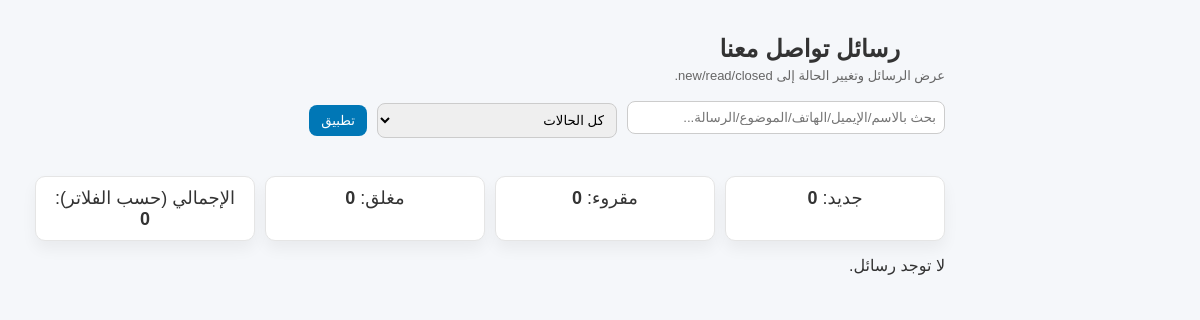
The app's page /shared/contact/messages_page.php (signed in), older data.
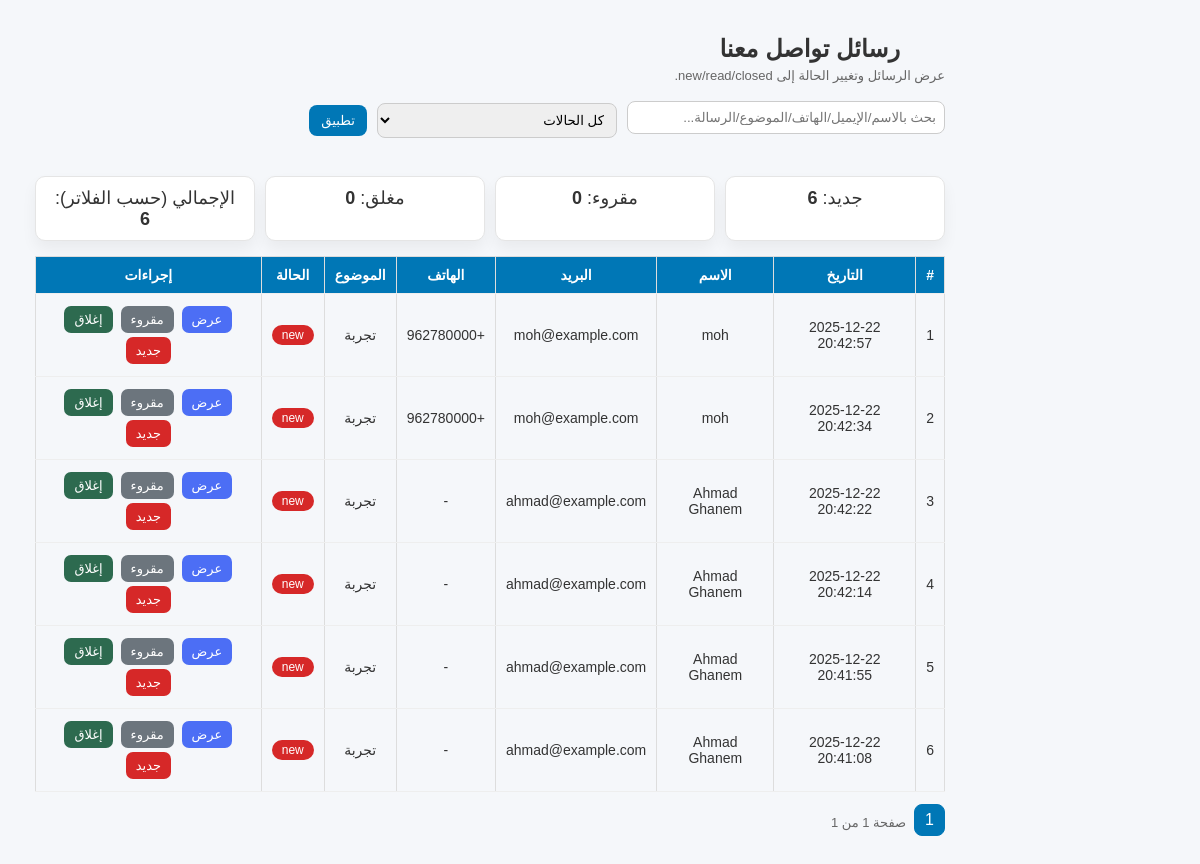
The same page, newer data.
### tables this page shows
CREATE TABLE `contact_messages` (
  `message_id` int(11) NOT NULL,
  `user_id` int(11) DEFAULT NULL,
  `name` varchar(150) NOT NULL,
  `email` varchar(150) NOT NULL,
  `phone` varchar(10) DEFAULT NULL,
  `subject` varchar(200) NOT NULL,
  `message` text NOT NULL,
  `status` enum('new','read','closed') NOT NULL DEFAULT 'new',
  `created_at` datetime NOT NULL DEFAULT current_timestamp()
);

### shared/contact/messages_page.php (the view, shortened to what this page needs)
<?php
require_once __DIR__ . "/../../config/db.php";
$page_title          = $page_title          ?? 'رسائل تواصل معنا';
function h($v) { return htmlspecialchars((string)$v, ENT_QUOTES, 'UTF-8'); }
$search = trim($_GET['search'] ?? '');
$statusFilter = $_GET['status'] ?? 'all';
$page = (int)($_GET['page'] ?? 1);
$perPage = 20;
$offset = ($page - 1) * $perPage;
$where = " WHERE 1=1 ";
$params = [];
$counts = ['new'=>0,'read'=>0,'closed'=>0];
$stmtC = $pdo->query("SELECT status, COUNT(*) AS c FROM contact_messages GROUP BY status");
foreach ($stmtC->fetchAll(PDO::FETCH_ASSOC) as $r) {
  if (isset($counts[$r['status']])) $counts[$r['status']] = (int)$r['c'];
}
$sqlTotal = "SELECT COUNT(*) FROM contact_messages " . $where;
$stmtT = $pdo->prepare($sqlTotal);
$stmtT->execute($params);
$total = (int)$stmtT->fetchColumn();
$totalPages = (int)ceil($total / $perPage);
if ($totalPages < 1) $totalPages = 1;
$sqlList = "
  SELECT message_id, user_id, name, email, phone, subject, status, created_at
  FROM contact_messages
  {$where}
  ORDER BY created_at DESC
  LIMIT :limit OFFSET :offset
";
$stmtL = $pdo->prepare($sqlList);
$stmtL->bindValue(':limit', $perPage, PDO::PARAM_INT);
$stmtL->bindValue(':offset', $offset, PDO::PARAM_INT);
$stmtL->execute();
$rows = $stmtL->fetchAll(PDO::FETCH_ASSOC);
$commonQS = [];
?>
<!DOCTYPE html>
<html lang="ar" dir="rtl">
<head>
  <link rel="stylesheet" href="/mutadarrib/assets/css/admin.css">
      <link rel="stylesheet" href="/mutadarrib/assets/css/lawyers.css">
</head>
<body>
<div class="admin-container">
  <div class="wrap">
    <div class="topbar">
      <div>
        <h2><?= h($page_title) ?></h2>
        <div class="muted">عرض الرسائل وتغيير الحالة إلى new/read/closed.</div>
      </div>
      <form method="GET" class="filters">
        <input type="text" name="search" placeholder="بحث بالاسم/الإيميل/الهاتف/الموضوع/الرسالة..." value="<?= h($search) ?>">
        <select name="status">
          <option value="all"   <?= $statusFilter==='all'?'selected':''; ?>>كل الحالات</option>
        </select>
        <button type="submit">تطبيق</button>
      </form>
    </div>
    <div class="summary">
      <div class="card">جديد: <strong><?= (int)$counts['new'] ?></strong></div>
      <div class="card">مقروء: <strong><?= (int)$counts['read'] ?></strong></div>
      <div class="card">مغلق: <strong><?= (int)$counts['closed'] ?></strong></div>
      <div class="card">الإجمالي (حسب الفلاتر): <strong><?= (int)$total ?></strong></div>
    </div>
    <?php if (empty($rows)): ?>
      <p style="margin-top:15px;">لا توجد رسائل.</p>
    <?php else: ?>
      <table>
        <thead>
          <tr>
            <th>#</th>
            <th>التاريخ</th>
            <th>الاسم</th>
            <th>البريد</th>
            <th>الهاتف</th>
            <th>الموضوع</th>
            <th>الحالة</th>
            <th>إجراءات</th>
          </tr>
        </thead>
        <tbody>
        <?php foreach ($rows as $i => $r): ?>
          <?php
            $id = (int)$r['message_id'];
            $badge = $r['status']==='new'
              ? '<span class="badge b-new">new</span>'
              : ($r['status']==='read'
                ? '<span class="badge b-read">read</span>'
                : '<span class="badge b-closed">closed</span>'
              );
            $viewQS = array_merge($commonQS, ['view'=>$id, 'page'=>$page]);
          ?>
          <tr>
            <td><?= (int)($offset + $i + 1) ?></td>
            <td><?= h($r['created_at']) ?></td>
            <td><?= h($r['name']) ?></td>
            <td><?= h($r['email']) ?></td>
            <td><?= h($r['phone'] ?? '-') ?></td>
            <td><?= h($r['subject']) ?></td>
            <td><?= $badge ?></td>
            <td>
              <a class="btn btn-view" href="?<?= h(http_build_query($viewQS)) ?>">عرض</a>
              <form method="POST" style="display:inline;">
                <button class="btn btn-read" type="submit">مقروء</button>
              </form>
              <form method="POST" style="display:inline;">
                <button class="btn btn-close" type="submit">إغلاق</button>
              </form>
              <form method="POST" style="display:inline;">
                <button class="btn btn-new" type="submit">جديد</button>
              </form>
            </td>
          </tr>
        <?php endforeach; ?>
        </tbody>
      </table>
      <div class="pager">
        <?php
          $mk = function($p) use ($commonQS) {
            return "?" . http_build_query(array_merge($commonQS, ['page'=>$p]));
          };
        ?>
        <?php
          $start = max(1, $page - 2);
          $end   = min($totalPages, $page + 2);
          for ($p=$start; $p<=$end; $p++):
        ?>
          <a class="<?= $p===$page?'active':''; ?>" href="<?= h($mk($p)) ?>"><?= $p ?></a>
        <?php endfor; ?>
        <span class="muted">صفحة <?= (int)$page ?> من <?= (int)$totalPages ?></span>
      </div>
    <?php endif; ?>
  </div>
</div>
</body>
</html>

### assets/css/admin.css (style rules this page uses)
body { font-family: "Cairo", sans-serif; background-color: #f4f6f8; direction: rtl; margin: 0; padding: 0; }
.admin-container { margin-right: 220px; padding: 20px; }
.card { background: #fff; border-radius: 10px; box-shadow: 0 2px 5px rgba(0,0,0,0.1); padding: 20px; flex: 1; text-align: center; font-size: 18px; }
h2 { text-align: center; margin-bottom: 20px; color: #333; }
form { text-align: center; margin-bottom: 20px; }
input[type="text"] { padding: 8px; width: 300px; border-radius: 6px; border: 1px solid #ccc; }
button { padding: 8px 12px; background-color: #0077b6; color: #fff; border: none; border-radius: 6px; cursor: pointer; }
table { width: 100%; border-collapse: collapse; margin-top: 15px; }
th, td { padding: 10px; text-align: center; border-bottom: 1px solid #ddd; }
th { background-color: #0077b6; color: white; }

### assets/css/lawyers.css (style rules this page uses)
.btn { background: #0077b6; color: white; padding: 10px 18px; border-radius: 8px; text-decoration: none; display: inline-block; margin-top: 12px; }
body { margin: 0; font-family: "Tajawal", Arial, sans-serif; background: #f5f7fb; direction: rtl; color: #333; }
a { text-decoration: none; color: inherit; }
h2, h3 { margin: 0; }
.card { background: white; border-radius: 10px; padding: 22px; box-shadow: 0px 8px 15px rgba(0,0,0,0.05); transition: 0.2s; }
table { width: 100%; border-collapse: collapse; }
table thead { background: #0077b6; color: #fff; }
table th, table td { padding: 10px; text-align: center; border-bottom: 1px solid #eee; }
.badge { padding: 4px 10px; border-radius: 20px; font-size: 13px; color: white; display: inline-block; }
.btn { padding: 7px 15px; border-radius: 6px; color: #fff; border: none; cursor: pointer; font-size: 13px; }
body { font-family: Arial; background:#f5f7fa; }
input, textarea { width:100%; padding:7px; margin:6px 0 12px; }
button { padding:10px 20px; background:#0077b6; color:white; border:0; border-radius:7px; cursor:pointer; }
th, td { padding:10px; text-align:center; border:1px solid #ddd; }
.btn { padding:6px 12px; border-radius:5px; color:white; text-decoration:none; }

### shared/contact/messages_page.php (style rules this page uses)
.wrap { padding: 15px; }
.topbar { display:flex; justify-content:space-between; align-items:center; gap:12px; flex-wrap:wrap; }
.filters { display:flex; gap:10px; align-items:center; flex-wrap:wrap; }
input[type="text"], select { padding:8px; border:1px solid #ccc; border-radius:8px; min-width:240px; }
button { padding:8px 12px; border:0; border-radius:8px; background:#0077b6; color:#fff; cursor:pointer; }
table { width:100%; border-collapse:collapse; margin-top:15px; font-size:14px; }
th, td { border:1px solid #ddd; padding:8px; text-align:center; vertical-align:middle; }
th { background:#0077b6; color:#fff; }
.badge { display:inline-block; padding:3px 10px; border-radius:12px; color:#fff; font-size:12px; }
.b-new { background:#d62828; }
.btn { padding:6px 10px; border-radius:7px; color:#fff; text-decoration:none; display:inline-block; margin:2px; border:0; cursor:pointer; }
.btn-view { background:#4c6ef5; }
.btn-read { background:#6c757d; }
.btn-close { background:#2d6a4f; }
.btn-new { background:#d62828; }
.summary { margin-top:10px; display:flex; gap:10px; flex-wrap:wrap; }
.card { background:#fff; border:1px solid #e5e5e5; border-radius:10px; padding:10px 12px; }
.muted { color:#666; font-size:13px; margin-top:5px; }
.pager { margin-top:12px; display:flex; gap:8px; flex-wrap:wrap; align-items:center; }
.pager a { text-decoration:none; padding:6px 10px; border:1px solid #ddd; border-radius:8px; }
.pager .active { background:#0077b6; color:#fff; border-color:#0077b6; }

Row changes from the older to the newer data that the page shows:
added contact_messages: i "1", created_at "2025-12-22 20:42:57", name "moh", email "moh@example.com", phone "+962780000", subject "تجربة", status "new"
added contact_messages: i "2", created_at "2025-12-22 20:42:34", name "moh", email "moh@example.com", phone "+962780000", subject "تجربة", status "new"
added contact_messages: i "3", created_at "2025-12-22 20:42:22", name "Ahmad Ghanem", email "ahmad@example.com", phone "-", subject "تجربة", status "new"
added contact_messages: i "4", created_at "2025-12-22 20:42:14", name "Ahmad Ghanem", email "ahmad@example.com", phone "-", subject "تجربة", status "new"
added contact_messages: i "5", created_at "2025-12-22 20:41:55", name "Ahmad Ghanem", email "ahmad@example.com", phone "-", subject "تجربة", status "new"
added contact_messages: i "6", created_at "2025-12-22 20:41:08", name "Ahmad Ghanem", email "ahmad@example.com", phone "-", subject "تجربة", status "new"
Text that changed along with them:
$counts['new']: "0" → "6"
$total: "0" → "6"
$totalPages: (not shown) → "1"
text no longer shown: "لا توجد رسائل."
text now shown: "# التاريخ الاسم البريد الهاتف الموضوع الحالة إجراءات صفحة من"
new list line: "1"
